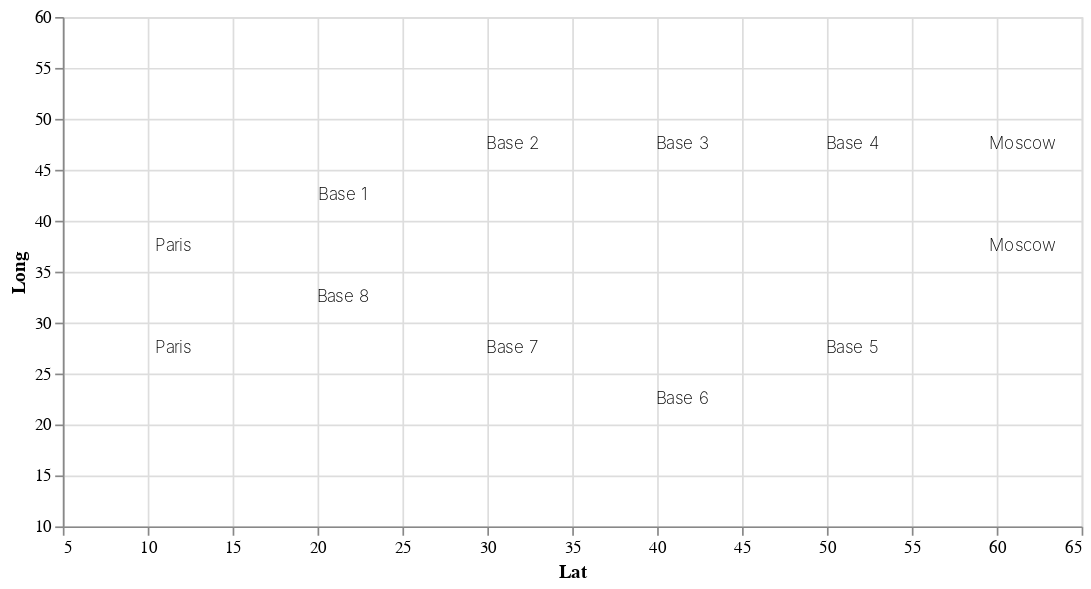

The notebook cell this image was saved under:
### Code cell
# Plot Location Label of Troop

Loc_Label = alt.Chart(df).mark_text(
    align='center', baseline='top', dx=15, dy=10, fontSize=10, fontWeight=200, opacity=0.5
    ).encode(
    alt.X('Lat', scale=alt.Scale(domain=(5, 65))),
    alt.Y('Long', scale=alt.Scale(domain=(10, 60))),
    opacity=alt.value(1),
    text='Loc'
    ).properties(
    width=600,
    height=300
)

Loc_Label

### Figure 1 — Vega-Lite specification as saved in the notebook (floating-point values rounded to 4 significant figures)
{"config": {"view": {"continuousWidth": 400, "continuousHeight": 300}}, "data": {"name": "data-766e3b006ee3ab2e7c3e1b3f43b963e9"}, "mark": {"type": "text", "align": "center", "baseline": "top", "dx": 15, "dy": 10, "fontSize": 10, "fontWeight": 200, "opacity": 0.5}, "encoding": {"opacity": {"value": 1}, "text": {"type": "nominal", "field": "Loc"}, "x": {"type": "quantitative", "field": "Lat", "scale": {"domain": [5, 65]}}, "y": {"type": "quantitative", "field": "Long", "scale": {"domain": [10, 60]}}}, "height": 300, "width": 600, "$schema": "https://vega.github.io/schema/vega-lite/v4.0.2.json", "datasets": {"data-766e3b006ee3ab2e7c3e1b3f43b963e9": [{"Time": "2020-01-01T00:00:00", "Lat": 10, "Long": 40, "Troop_Size": 100, "Loc": "Paris", "Temp": 40, "Time_Alt": 1, "Path": "Start"}, {"Time": "2020-02-01T00:00:00", "Lat": 20, "Long": 45, "Troop_Size": 100, "Loc": "Base 1", "Temp": 30, "Time_Alt": 2, "Path": "Attack"}, {"Time": "2020-03-01T00:00:00", "Lat": 30, "Long": 50, "Troop_Size": 100, "Loc": "Base 2", "Temp": 30, "Time_Alt": 3, "Path": "Attack"}, {"Time": "2020-04-01T00:00:00", "Lat": 40, "Long": 50, "Troop_Size": 70, "Loc": "Base 3", "Temp": 20, "Time_Alt": 4, "Path": "Attack"}, {"Time": "2020-05-01T00:00:00", "Lat": 50, "Long": 50, "Troop_Size": 50, "Loc": "Base 4", "Temp": 15, "Time_Alt": 5, "Path": "Attack"}, {"Time": "2020-06-01T00:00:00", "Lat": 60, "Long": 50, "Troop_Size": 50, "Loc": "Moscow", "Temp": 15, "Time_Alt": 6, "Path": "Attack"}, {"Time": "2020-07-01T00:00:00", "Lat": 60, "Long": 40, "Troop_Size": 40, "Loc": "Moscow", "Temp": 10, "Time_Alt": 1, "Path": "Retreat"}, {"Time": "2020-08-01T00:00:00", "Lat": 50, "Long": 30, "Troop_Size": 40, "Loc": "Base 5", "Temp": 10, "Time_Alt": 2, "Path": "Retreat"}, {"Time": "2020-09-01T00:00:00", "Lat": 40, "Long": 25, "Troop_Size": 20, "Loc": "Base 6", "Temp": 15, "Time_Alt": 3, "Path": "Retreat"}, {"Time": "2020-10-01T00:00:00", "Lat": 30, "Long": 30, "Troop_Size": 5, "Loc": "Base 7", "Temp": 20, "Time_Alt": 4, "Path": "Retreat"}, {"Time": "2020-11-01T00:00:00", "Lat": 20, "Long": 35, "Troop_Size": 3, "Loc": "Base 8", "Temp": 30, "Time_Alt": 5, "Path": "Retreat"}, {"Time": "2020-12-01T00:00:00", "Lat": 10, "Long": 30, "Troop_Size": 1, "Loc": "Paris", "Temp": 40, "Time_Alt": 6, "Path": "End"}]}}
